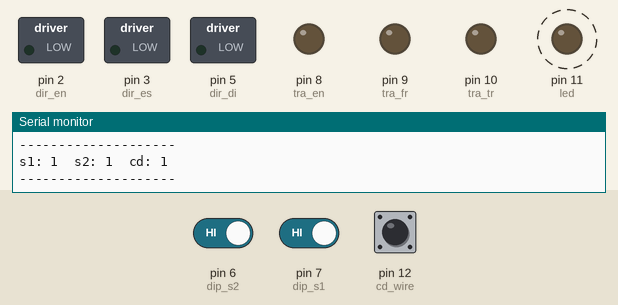
A sketch run on a simulated Arduino Uno, built with avr-gcc and run on an emulated ATmega328P. On the bench: switched loads named in the sketch (green lamp = pin HIGH), output pins drawn as LEDs (lit = HIGH), the last lines printed to the serial monitor. Dashed ring = blinking. The test bench sets the inputs (shaded band); at power-on: pin 6 (dip_s2) HIGH, pin 7 (dip_s1) HIGH, pin 12 (cd_wire) HIGH. Random numbers use the default seed unless the sketch sets one.

Above: at 2.8 s.
2.9 s: pin 6 (dip_s2) driven LOW
At 4.6 s:
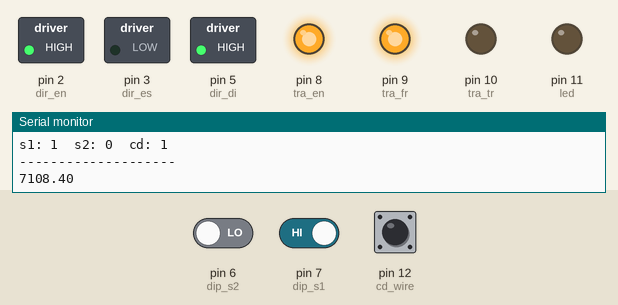
5.2 s: pin 6 (dip_s2) driven HIGH
9.3 s: pin 7 (dip_s1) driven LOW
At 12.3 s:
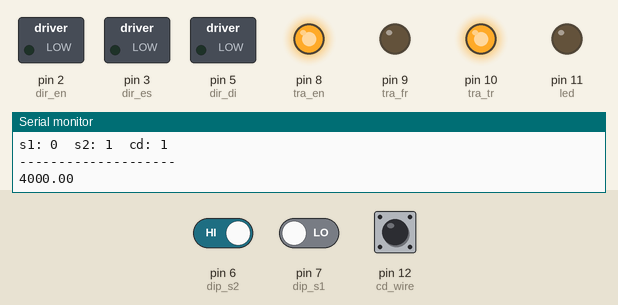
13.4 s: pin 12 (cd_wire) pulled LOW for 3.2 s
At 18.0 s:
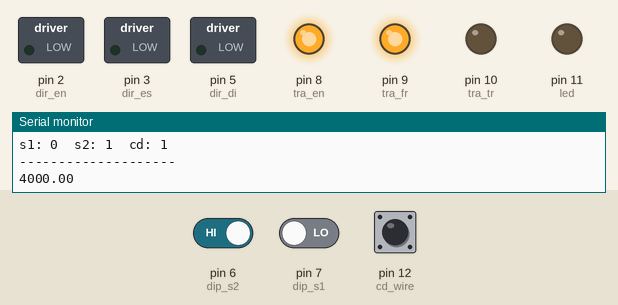
18.9 s: pin 6 (dip_s2) driven LOW
At 21.83 s:
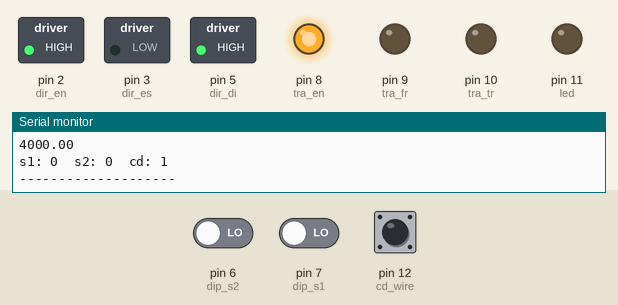
23.0 s: pin 7 (dip_s1) driven HIGH
At 26.7 s:
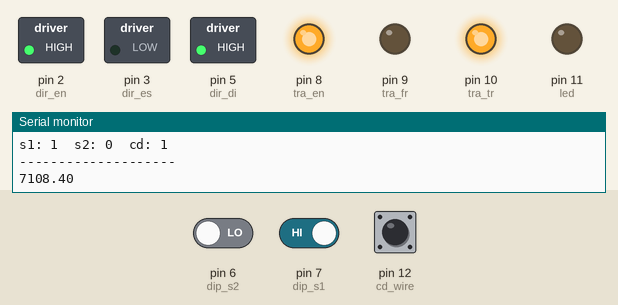
Timing chart, 0 to 28.1 s (numbered marks = the images above; inputs shaded):
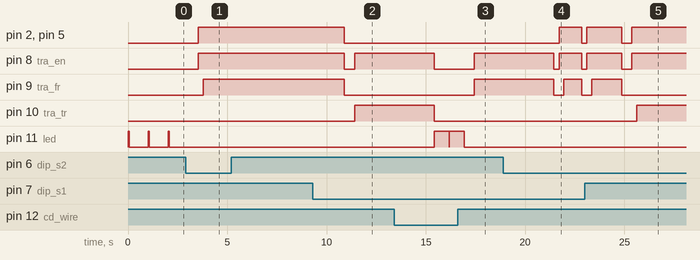

The sketch:

carro_algoritmo.ino
```cpp
//PROJETO CARRO MICROCONTROLADO: Com Rotas Pré-Definidas e Aleatórias
//Projeto da disciplina: Projeto Integrado II
//Outubro de 2012

//define portas de controle:
//direcao
#define dir_en 2
#define dir_es 3
#define dir_di 5
//tracao
#define tra_en 8
#define tra_fr 9
#define tra_tr 10
//led
#define led 11
//DIP Switch
#define dip_s1 7
#define dip_s2 6
//Detector de Colisao
#define cd_wire 12

//define o tempo de parada para as manobras
long t_m = 250;
//define o tempo de tracao
long t_t = 1500;

int estado = 0;
int s1,s2,cd = 0;
long random_dir, random_time;

//variaveis para prova de conceito
float velocidade = 0.5; //m/s
float d_trajetoria_1 = 2; //distancia para trajetoria 1
float d_trajetoria_2 = 0.8; //lateral do quadrado circunscrito
float p, t;

void setup() {
  Serial.begin(9600);

  //define IO
  //motor dianteiro
  pinMode(dir_en, OUTPUT); //enable motor 1
  pinMode(dir_es, OUTPUT);
  pinMode(dir_di, OUTPUT);

  //motor traseiro
  pinMode(tra_en, OUTPUT); //enable motor 2
  pinMode(tra_fr, OUTPUT);
  pinMode(tra_tr, OUTPUT);

  //led colisao
  pinMode(led, OUTPUT);

  //detector colisao
  pinMode(cd_wire, INPUT);

  //DIP Switch
  pinMode(dip_s2, INPUT);
  pinMode(dip_s1, INPUT);

  //Ativa os resistores internos no modo pullup
  digitalWrite(dip_s1, HIGH);
  digitalWrite(dip_s2, HIGH);
  digitalWrite(cd_wire, HIGH);

  //inicializa o random utilizando um numero do ruido da entrada no pino 0
  randomSeed(analogRead(0));

}

void loop() {
  turn_off();
  delay(10);
  s1 = digitalRead(dip_s1);
  s2 = digitalRead(dip_s2);
  cd = digitalRead(cd_wire);
  //imprime as leituras dos pullups
  Serial.print("s1: ");
  Serial.print(s1);
  Serial.print("\t");
  Serial.print("s2: ");
  Serial.print(s2);
  Serial.print("\t");
  Serial.print("cd: ");
  Serial.println(cd);
  Serial.println("--------------------");

  if(s1==LOW && s2==HIGH && cd==HIGH){
    rota_5();
  }
  else if(s2==LOW && s1==HIGH && cd==HIGH){
    rota_6();
  }
  else if(s2==LOW && s1==LOW){
    rota_3();
  }
  else  if(cd==LOW){
    //colisao detectada, led aceso
    digitalWrite(led, HIGH);
    delay(t_t / 2);
  }
  else{
    //aguardando rota, led pisca por 50ms
    digitalWrite(led, HIGH);
    delay(50);
    digitalWrite(led, LOW);
    delay(950);
  }
}

//manobra o carro
void rota_1(){
  //necessario dobro do tempo de manobra, para nao sobrecarregar o motor
  //uma vez uqe o carro vai para frente e para tras
  delay(t_m * 2);
  digitalWrite(tra_en, HIGH);
  digitalWrite(dir_en, HIGH);
  if(estado==0){
    estado = 1;
	digitalWrite(dir_di, HIGH);
	delay(t_m);
    digitalWrite(tra_fr, HIGH); //frente
  }
  else{
    estado = 0;
    digitalWrite(dir_es, HIGH);
	delay(t_m);
    digitalWrite(tra_tr, HIGH); //ré
  }
  delay(t_t);
}

//roda para a direita
void rota_2(){
  digitalWrite(tra_en, HIGH);
  digitalWrite(dir_en, HIGH);

  digitalWrite(tra_fr, HIGH); //frente
  digitalWrite(dir_di, HIGH);

  delay(t_t);
}

//desliga todas as saidas
void turn_off(){
  digitalWrite(tra_fr, LOW);
  digitalWrite(tra_tr, LOW);
  digitalWrite(dir_es, LOW);
  digitalWrite(dir_di, LOW);
  digitalWrite(led, LOW);
  digitalWrite(tra_en, LOW);
  digitalWrite(dir_en, LOW);
}

//aleatorio para busca
void rota_3(){
  delay(t_m);
  digitalWrite(tra_en, HIGH);
  digitalWrite(dir_en, HIGH);
  //gera numeros randomicos para a rota
  // 7 8 9
  // 4 5 6
  // 1 2 3
  if(cd==HIGH){
    random_dir = random(7, 10);
    random_time = random((t_t) / 2, t_t);
  }
  else if(cd==LOW){
    //colisao detectada, led aceso, anda para tras por 2s
    digitalWrite(led, HIGH);
    random_dir = random(1, 4);
	//volta 120% do tempo max de tracao
    random_time = (t_t * 1.2);
    delay(t_m);
  }
  switch(random_dir){
  case 1:
    digitalWrite(dir_es, HIGH);
    delay(t_m);
    digitalWrite(tra_tr, HIGH);
    break;
  case 2:
    digitalWrite(tra_tr, HIGH);
    break;
  case 3:
    digitalWrite(dir_di, HIGH);
    delay(t_m);
    digitalWrite(tra_tr, HIGH);
    break;

  case 7:
    digitalWrite(dir_es, HIGH);
    delay(t_m);
    digitalWrite(tra_fr, HIGH);
    break;
  case 8:
    digitalWrite(tra_fr, HIGH);
    break;
  case 9:
    digitalWrite(dir_di, HIGH);
    delay(t_m);
    digitalWrite(tra_fr, HIGH);
    break;

  default:
    digitalWrite(led, HIGH);
    delay(t_m);
    digitalWrite(led, LOW);
    delay(t_m);
    break;
  }
  delay(random_time);
}

//rota de apoio para calculo da velocidade
void rota_4(){
  delay(t_m * 2);
  digitalWrite(tra_en, HIGH);
  digitalWrite(tra_fr, HIGH); //frente
  delay(1000);
  digitalWrite(tra_en, LOW); //desliga
  delay(3000); //aguarda 3s para medir
}

//prova de conceito - trajetoria 1
void rota_5(){
  delay(t_m * 2);
  digitalWrite(tra_en, HIGH);
  if(estado==0){
    estado = 1;
    digitalWrite(tra_fr, HIGH); //frente
  }else{
    estado = 0;
    digitalWrite(tra_tr, HIGH); //ré
  }
  t = (d_trajetoria_1/velocidade) * 1000;
  //t = t - (t_m * 2); //subtraia o tempo de manobra
  Serial.println(t);
  delay(t); //tempo para percorrer distancia para trajetoria 1
}

//prova de conceito - trajetoria 2
void rota_6(){
  delay(t_m * 2);
  digitalWrite(tra_en, HIGH);
  digitalWrite(dir_en, HIGH);
  digitalWrite(dir_di, HIGH); //roda sempre para direita
  delay(t_m);
  if(estado==0){
    estado = 1;
    digitalWrite(tra_fr, HIGH); //frente
  }else{
    estado = 0;
    digitalWrite(tra_tr, HIGH); //ré
  }
  p = 3.1415 * (d_trajetoria_2 * sqrt(2));
  t = (p / velocidade) * 1000;
  Serial.println(t);
  delay(t); //tempo para percorrer o perimetro da trajetoria 2
}
```

Measured:
- after the input at 2.9 s, pin 2 (dir_en), pin 5 (dir_di), pin 8 (tra_en): LOW → HIGH after 0.64 s; pin 9 (tra_fr): LOW → HIGH after 0.89 s
- after the input at 5.2 s, every drawn part: stays the same
- after the input at 9.3 s, pin 10 (tra_tr): LOW → HIGH after 2.1 s
- after the input at 13.4 s, pin 11 (led): alternates HIGH for 0.75 s and LOW for 0.01 s, 4 changes in all, then stays LOW, starting after 2.0 s
- after the input at 18.9 s, pin 2 (dir_en), pin 5 (dir_di): LOW → HIGH after 2.8 s, → LOW 1.1 s later
- after the input at 23.0 s, pin 10 (tra_tr): LOW → HIGH after 2.6 s
- by itself, pin 11 (led): alternates HIGH for 0.05 s and LOW for 0.96 s
